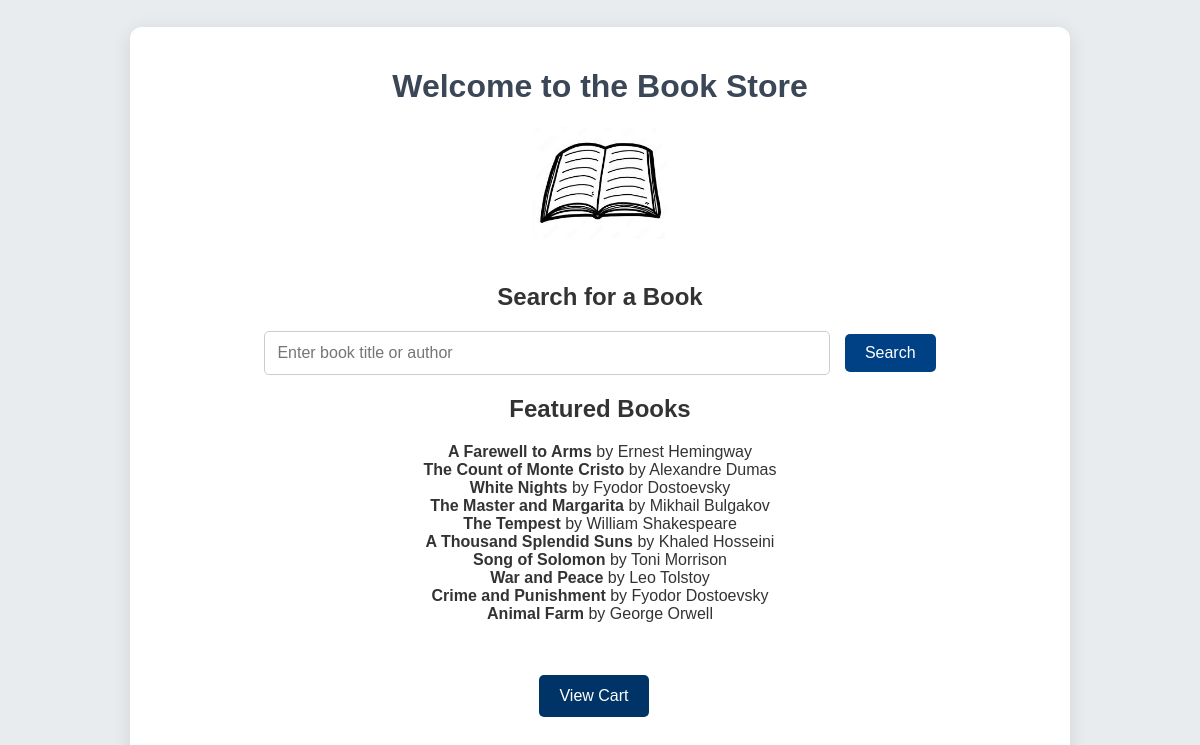
The page / on the database its author committed.
### tables this page shows
CREATE TABLE books (
    id INTEGER PRIMARY KEY AUTOINCREMENT,
    title TEXT NOT NULL,
    author TEXT NOT NULL,
    amount INTEGER NOT NULL
);

### app.py (the view)
@app.route('/')
def index():
    conn = sqlite3.connect('books.db')
    cursor = conn.cursor()
    cursor.execute("SELECT title, author FROM books")
    all_books = cursor.fetchall()
    conn.close()
    random_books = random.sample(all_books, min(len(all_books), 10))  # Если книг меньше 10, выбираем все
    return render_template('index.html', random_books=random_books)

### templates/index.html (shortened to what this page needs)
<!DOCTYPE html>
<html lang="en">
<head>
    <link rel="stylesheet" href="{{ url_for('static', filename='css/styles.css') }}">
</head>
<body>
    <div class="container">
        <h1>Welcome to the Book Store</h1>
        <img src="{{ url_for('static', filename='images/book.jpg') }}" alt="Book" style="max-width: 15%; height: auto; margin-bottom: 20px;">
        <h2>Search for a Book</h2>
        <form action="{{ url_for('search_books') }}" method="POST">
            <input type="text" name="search_term" placeholder="Enter book title or author" required>
            <button type="submit">Search</button>
        </form>
        <h2>Featured Books</h2>
        <ul>
            {% for title, author in random_books %}
                <li>
                    <strong>{{ title }}</strong> by {{ author }}
                </li>
            {% endfor %}
        </ul>
        <p><a href="/cart" class="back-home-button">View Cart</a></p>
    </div>
</body>
</html>

### static/css/styles.css (style rules this page uses)
body { font-family: 'Arial', sans-serif; background-color: #e9ecef; margin: 0; padding: 0; color: #333; height: 100vh; display: flex; justify-content: center; align-items: center; }
.container { width: 80%; max-width: 900px; margin: 0 auto; padding: 20px; background-color: #ffffff; border-radius: 12px; box-shadow: 0 4px 20px rgba(0, 0, 0, 0.1); text-align: center; }
input[type="text"] { width: 60%; padding: 12px; font-size: 16px; margin-right: 10px; border: 1px solid #ccc; border-radius: 5px; transition: border-color 0.3s ease; }
button { padding: 12px 24px; font-size: 16px; background-color: #4e5b6e; color: white; border: none; border-radius: 5px; cursor: pointer; transition: background-color 0.3s ease; }
.back-home-button { display: inline-block; padding: 12px 20px; background-color: #003366; color: white; text-decoration: none; border-radius: 5px; font-size: 16px; text-align: center; margin-top: 20px; margin-bottom: 20px; transition: background-color 0.3s ease; }
p { display: inline-block; margin-right: 12px; }
.container h1 { color: #3b4757; }
button, .add-to-cart, .back-home-button { transition: background-color 0.3s ease; }
a { text-decoration: none; display: inline-block; margin: 0; padding: 0; }
button { display: inline-block; padding: 10px 20px; background-color: #004085; color: white; border: none; border-radius: 5px; cursor: pointer; }
ul { list-style-type: none; padding: 0; }

### rows shown on the page
books: title "A Farewell to Arms", author "Ernest Hemingway"
books: title "The Count of Monte Cristo", author "Alexandre Dumas"
books: title "White Nights", author "Fyodor Dostoevsky"
books: title "The Master and Margarita", author "Mikhail Bulgakov"
books: title "The Tempest", author "William Shakespeare"
books: title "A Thousand Splendid Suns", author "Khaled Hosseini"
books: title "Song of Solomon", author "Toni Morrison"
books: title "War and Peace", author "Leo Tolstoy"
books: title "Crime and Punishment", author "Fyodor Dostoevsky"
books: title "Animal Farm", author "George Orwell"
